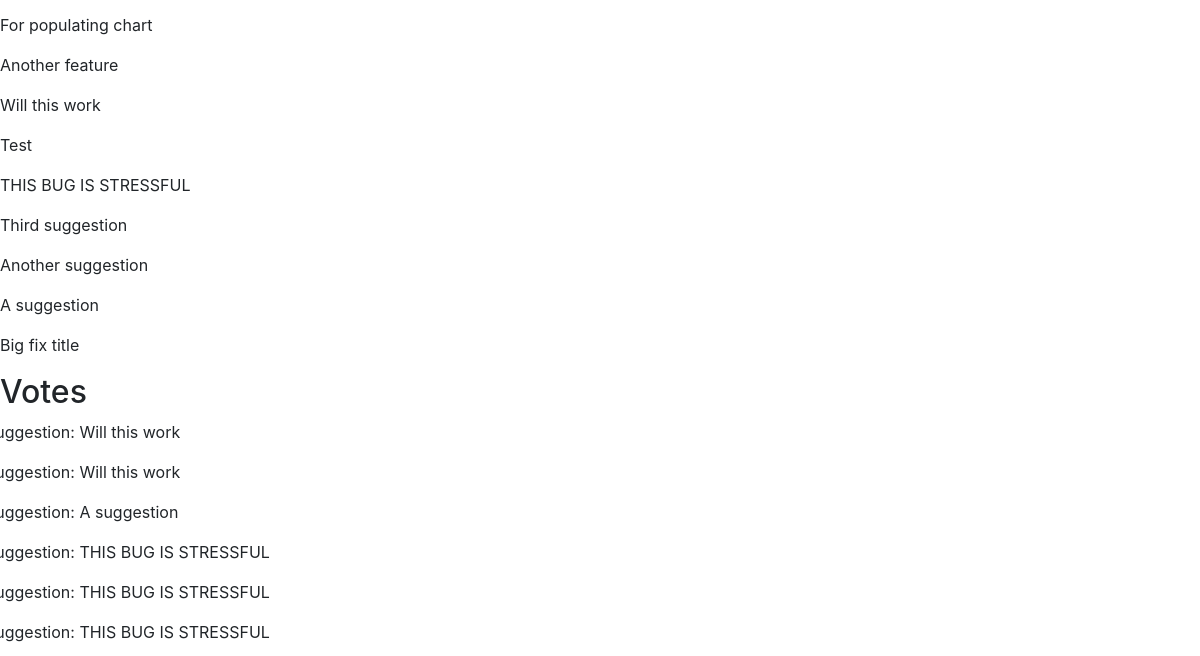
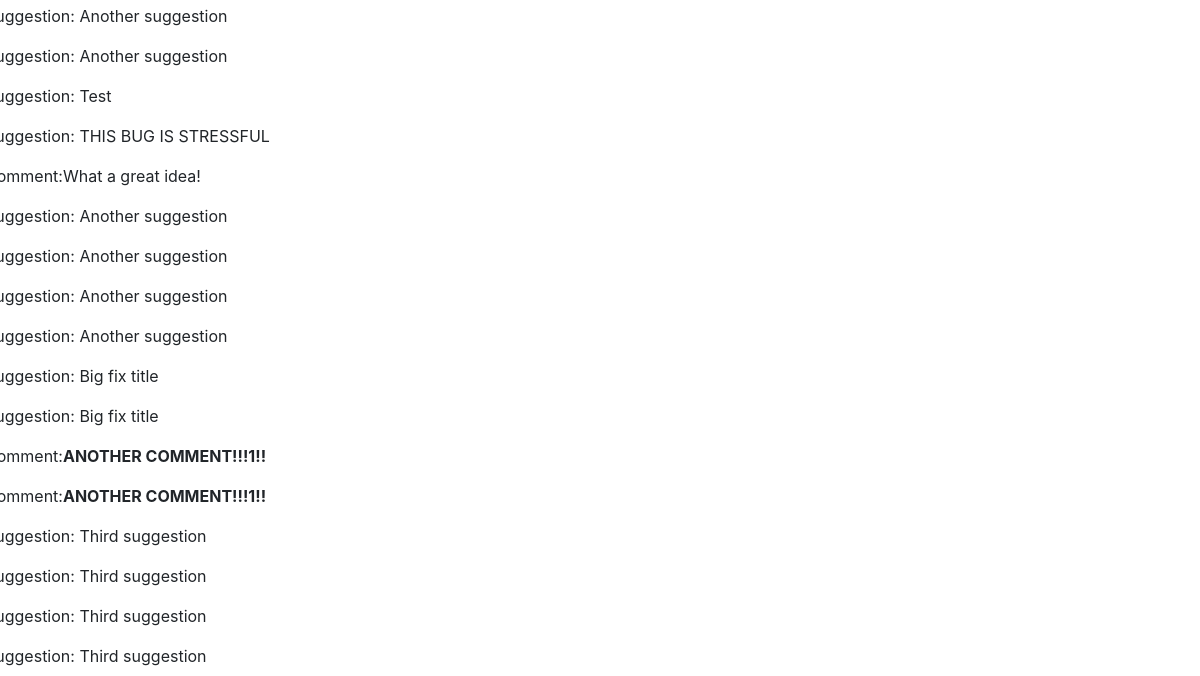
Page /user/1 (signed in, middle part) on the earlier database version (2 pictures, top to bottom).
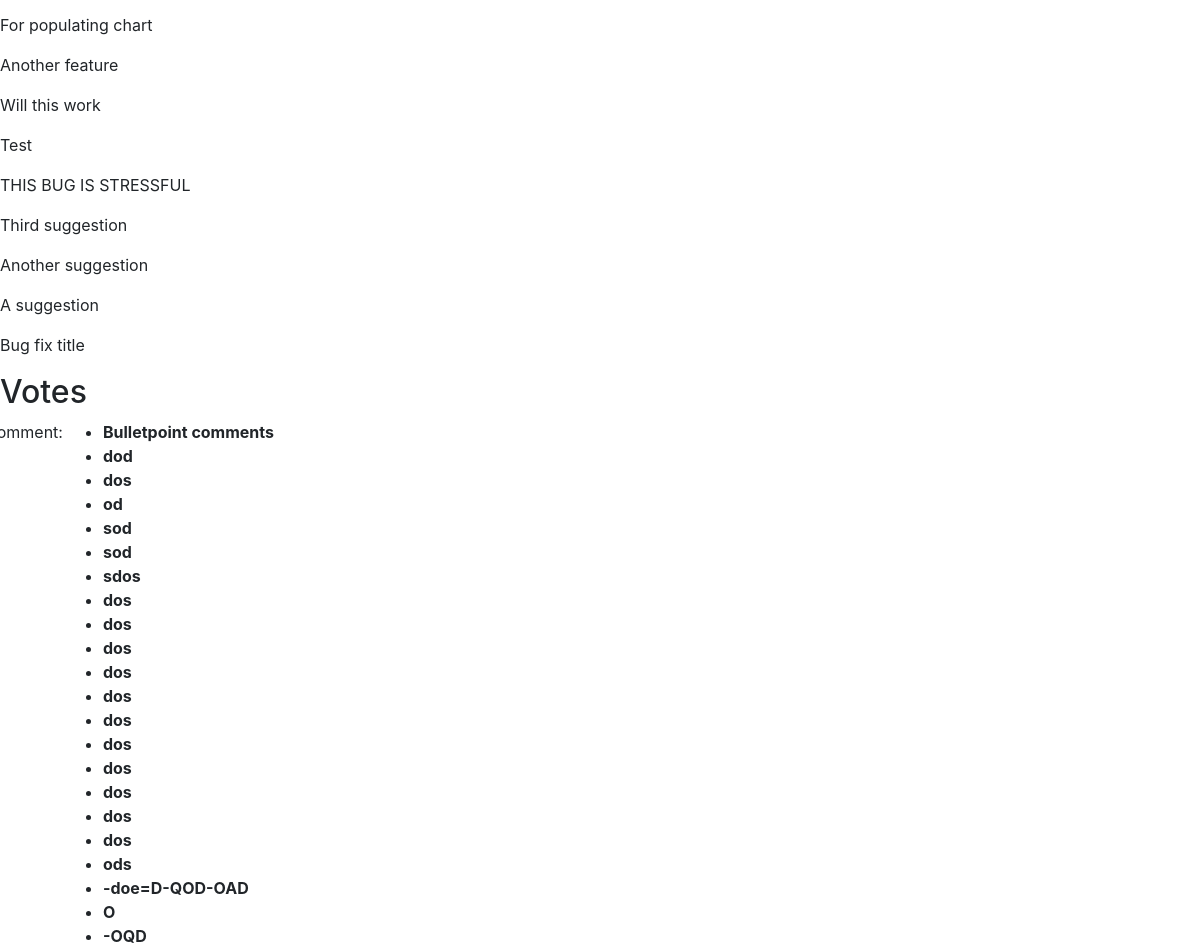
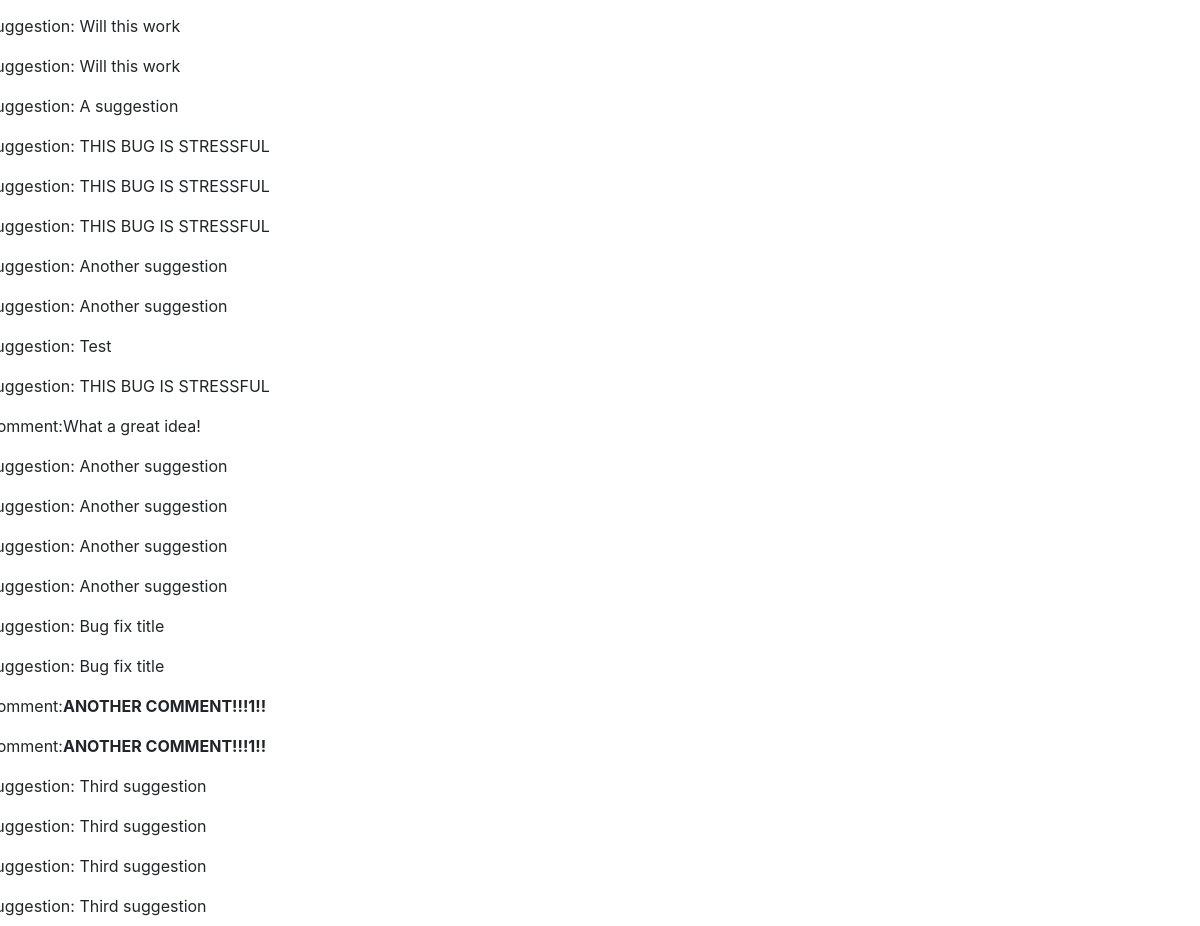
Same page on the later database version (2 pictures, top to bottom).
### usersuggestions/models.py (models this page shows, shortened)
class Suggestion(models.Model):
    suggestion_choices = ((True, 'Feature'), (False, 'Bug Fix'))
    is_feature = models.BooleanField(blank=False, default=False, choices=suggestion_choices)
    user = models.ForeignKey(User, null=False, on_delete=models.PROTECT)
    title = models.CharField(max_length=200, blank=False)
    details = RichTextUploadingField()
    date_time = models.DateTimeField(auto_now_add=True)
    delay_submission = models.BooleanField(null=False, blank=True, default=False)

class Upvote(models.Model):
    user = models.ForeignKey(User, null=False, on_delete=models.PROTECT)
    suggestion = models.ForeignKey(Suggestion, null=True, on_delete=models.CASCADE)
    comment = models.ForeignKey(Comment, null=True, on_delete=models.CASCADE)
    date_time = models.DateTimeField(auto_now_add=True)

class Comment(models.Model):
    user = models.ForeignKey(User, null=False, on_delete=models.PROTECT)
    suggestion = models.ForeignKey(Suggestion, null=False, on_delete=models.CASCADE)
    admin_page_comment = models.BooleanField(blank=False, default=False)
    comment = RichTextUploadingField()
    date_time = models.DateTimeField(auto_now_add=True)

### usersuggestions/views.py (the view)
# urls.py: url(r'^user/(?P<user_id>\d+)$', render_userpage, name='userpage'),
@login_required()
def render_userpage(request, user_id):
    user = get_object_or_404(User, id=user_id)
    if request.user == user:
        values = get_userpage_values(user)
        return render(request, "userpage.html", {"user": user,
                                                 "votes": values["votes"], "purchases": values["purchases"],
                                                 "coin_history": values["coin_history"],
                                                 "suggestions": values["suggestions"]
                                                 })
    else:
        return redirect("issue_tracker")

### accounts/models.py (called while the page is built)
    def __str__(self):
        return self.username

### market/cart.py (called while the page is built)
    def __len__(self):
        return sum(item['quantity'] for item in self.cart.values())

### market/contexts.py (called while the page is built)
def cart(request):
    return {'cart': Cart(request)}

### market/models.py (called while the page is built)
    def __str__(self):
        return self.name

    def __str__(self):
        return "{0}: {1}".format(self.user, self.coins_change)

### usersuggestions/helpers.py (called while the page is built)
def get_userpage_values(user):
    votes = Upvote.objects.filter(user=user).order_by("-date_time")
    purchases = Order.objects.filter(user=user).order_by("-date_time")
    coin_history = UserCoinHistory.objects.filter(user=user).order_by("-date_time")
    suggestions = Suggestion.objects.filter(user=user).order_by("-date_time")
    for purchase in purchases:
        purchase.items = OrderItem.objects.filter(order=purchase)
        purchase.total_cost = 0
        for item in purchase.items:
            purchase.total_cost += item.total_purchase_price
    values_dictionary = {"purchases": purchases,
                         "coin_history": coin_history, "votes": votes, "suggestions": suggestions
                         }
    return values_dictionary

### usersuggestions/templates/userpage.html (shortened to what this page needs)
{% extends 'base.html' %}
{% block content %}
{% if suggestions|length == 0 %}
<p>You have not submitted any suggestions</p>
{% else %}
{% for suggestion in suggestions %}
<p>{{ suggestion.title }}</p>
{% endfor %}
{% endif %}
<h2>Votes</h2>
{% if votes|length == 0 %}
<p>You have not cast any votes</p>
{% else %}
{% for vote in votes %}
<div class="row">
{% if vote.suggestion %}
<p>Suggestion: {{ vote.suggestion.title }}</p>
{% else %}
<p>Comment: {{  vote.comment.comment|safe }}</p>
{% endif %}
</div>
{% endfor %}
{% endif %}
{% endblock %}

Differences in the rows shown:
changed Suggestion: title "Big fix title" → "Bug fix title"
added Upvote: comment.comment "Bulletpoint comments dod dos od sod sod sdos dos dos dos dos dos dos dos dos dos dos dos ods -doe=D-QOD-OAD O -OQD"
changed through a linked row, Upvote (number 17 of 24 on the later page): suggestion "Big fix title" → "Bug fix title"
changed through a linked row, Upvote (number 18 of 24 on the later page): suggestion "Big fix title" → "Bug fix title"
